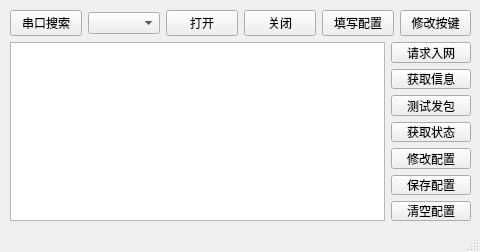
<?xml version="1.0" encoding="UTF-8"?>
<ui version="4.0">
 <class>MainWindow</class>
 <widget class="QMainWindow" name="MainWindow">
  <property name="geometry">
   <rect>
    <x>0</x>
    <y>0</y>
    <width>480</width>
    <height>252</height>
   </rect>
  </property>
  <property name="windowTitle">
   <string>MainWindow</string>
  </property>
  <widget class="QWidget" name="centralwidget">
   <widget class="QWidget" name="layoutWidget">
    <property name="geometry">
     <rect>
      <x>10</x>
      <y>10</y>
      <width>461</width>
      <height>211</height>
     </rect>
    </property>
    <layout class="QVBoxLayout" name="verticalLayout_2">
     <item>
      <layout class="QHBoxLayout" name="horizontalLayout">
       <item>
        <widget class="QPushButton" name="ser_bt_find">
         <property name="text">
          <string>串口搜索</string>
         </property>
        </widget>
       </item>
       <item>
        <widget class="QComboBox" name="ser_comboBox"/>
       </item>
       <item>
        <widget class="QPushButton" name="ser_bt_open">
         <property name="text">
          <string>打开</string>
         </property>
        </widget>
       </item>
       <item>
        <widget class="QPushButton" name="ser_bt_close">
         <property name="text">
          <string>关闭</string>
         </property>
        </widget>
       </item>
       <item>
        <widget class="QPushButton" name="at_bt_config">
         <property name="text">
          <string>填写配置</string>
         </property>
        </widget>
       </item>
       <item>
        <widget class="QPushButton" name="pushButton">
         <property name="text">
          <string>修改按键</string>
         </property>
        </widget>
       </item>
      </layout>
     </item>
     <item>
      <layout class="QHBoxLayout" name="horizontalLayout_2">
       <item>
        <widget class="QTextBrowser" name="textBrowser">
         <property name="enabled">
          <bool>true</bool>
         </property>
        </widget>
       </item>
       <item>
        <layout class="QVBoxLayout" name="verticalLayout">
         <item>
          <widget class="QPushButton" name="at_bt_join">
           <property name="minimumSize">
            <size>
             <width>0</width>
             <height>0</height>
            </size>
           </property>
           <property name="maximumSize">
            <size>
             <width>16777215</width>
             <height>16777215</height>
            </size>
           </property>
           <property name="text">
            <string>请求入网</string>
           </property>
          </widget>
         </item>
         <item>
          <widget class="QPushButton" name="at_bt_id">
           <property name="text">
            <string>获取信息</string>
           </property>
          </widget>
         </item>
         <item>
          <widget class="QPushButton" name="at_bt_send">
           <property name="text">
            <string>测试发包</string>
           </property>
          </widget>
         </item>
         <item>
          <widget class="QPushButton" name="at_bt_statue">
           <property name="text">
            <string>获取状态</string>
           </property>
          </widget>
         </item>
         <item>
          <widget class="QPushButton" name="at_bt_set_cfg">
           <property name="text">
            <string>修改配置</string>
           </property>
          </widget>
         </item>
         <item>
          <widget class="QPushButton" name="at_bt_save">
           <property name="text">
            <string>保存配置</string>
           </property>
          </widget>
         </item>
         <item>
          <widget class="QPushButton" name="at_bt_clear">
           <property name="text">
            <string>清空配置</string>
           </property>
          </widget>
         </item>
        </layout>
       </item>
      </layout>
     </item>
    </layout>
   </widget>
  </widget>
  <widget class="QStatusBar" name="statusbar">
   <property name="statusTip">
    <string/>
   </property>
  </widget>
 </widget>
 <resources/>
 <connections/>
</ui>
